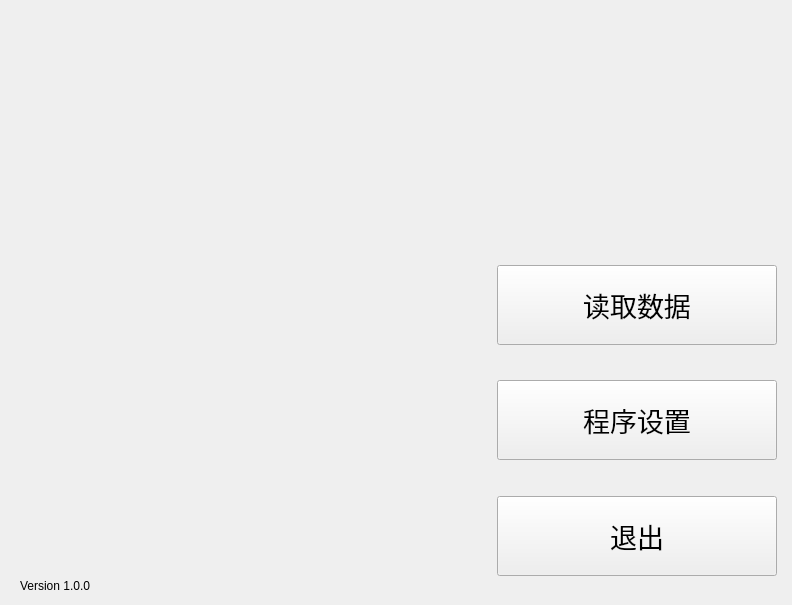
    <widget class="QWidget" name="Start">
     <property name="enabled">
      <bool>true</bool>
     </property>
     <property name="sizePolicy">
      <sizepolicy hsizetype="Preferred" vsizetype="Preferred">
       <horstretch>0</horstretch>
       <verstretch>0</verstretch>
      </sizepolicy>
     </property>
     <widget class="QLabel" name="TitlePic">
      <property name="geometry">
       <rect>
        <x>10</x>
        <y>10</y>
        <width>771</width>
        <height>221</height>
       </rect>
      </property>
      <property name="text">
       <string/>
      </property>
      <property name="pixmap">
       <pixmap>C:/Users/PanHa/Pictures/4d20e27680f5789f91ae9812689939e0db828a58.jpg</pixmap>
      </property>
      <property name="scaledContents">
       <bool>true</bool>
      </property>
     </widget>
     <widget class="QLabel" name="CornerPic">
      <property name="geometry">
       <rect>
        <x>30</x>
        <y>240</y>
        <width>371</width>
        <height>331</height>
       </rect>
      </property>
      <property name="text">
       <string/>
      </property>
      <property name="pixmap">
       <pixmap>C:/Users/PanHa/Pictures/6coctu_fufu.gif</pixmap>
      </property>
      <property name="scaledContents">
       <bool>true</bool>
      </property>
     </widget>
     <widget class="QLabel" name="VersionText">
      <property name="geometry">
       <rect>
        <x>20</x>
        <y>575</y>
        <width>371</width>
        <height>21</height>
       </rect>
      </property>
      <property name="text">
       <string>Version 1.0.0</string>
      </property>
     </widget>
     <widget class="QWidget" name="verticalLayoutWidget">
      <property name="geometry">
       <rect>
        <x>492</x>
        <y>250</y>
        <width>291</width>
        <height>341</height>
       </rect>
      </property>
      <layout class="QVBoxLayout" name="StartButtons">
       <item alignment="Qt::AlignHCenter|Qt::AlignVCenter">
        <widget class="QPushButton" name="ReadDataButton">
         <property name="sizePolicy">
          <sizepolicy hsizetype="Fixed" vsizetype="Fixed">
           <horstretch>0</horstretch>
           <verstretch>0</verstretch>
          </sizepolicy>
         </property>
         <property name="minimumSize">
          <size>
           <width>280</width>
           <height>80</height>
          </size>
         </property>
         <property name="font">
          <font>
           <family>华文彩云</family>
           <pointsize>20</pointsize>
           <bold>false</bold>
          </font>
         </property>
         <property name="text">
          <string>读取数据</string>
         </property>
        </widget>
       </item>
       <item alignment="Qt::AlignHCenter|Qt::AlignVCenter">
        <widget class="QPushButton" name="ProgramSettingButton">
         <property name="sizePolicy">
          <sizepolicy hsizetype="Fixed" vsizetype="Fixed">
           <horstretch>0</horstretch>
           <verstretch>0</verstretch>
          </sizepolicy>
         </property>
         <property name="minimumSize">
          <size>
           <width>280</width>
           <height>80</height>
          </size>
         </property>
         <property name="font">
          <font>
           <family>华文彩云</family>
           <pointsize>20</pointsize>
          </font>
         </property>
         <property name="text">
          <string>程序设置</string>
         </property>
        </widget>
       </item>
       <item alignment="Qt::AlignHCenter|Qt::AlignVCenter">
        <widget class="QPushButton" name="ExitButton">
         <property name="sizePolicy">
          <sizepolicy hsizetype="Fixed" vsizetype="Fixed">
           <horstretch>0</horstretch>
           <verstretch>0</verstretch>
          </sizepolicy>
         </property>
         <property name="minimumSize">
          <size>
           <width>280</width>
           <height>80</height>
          </size>
         </property>
         <property name="font">
          <font>
           <family>华文彩云</family>
           <pointsize>20</pointsize>
          </font>
         </property>
         <property name="text">
          <string>退出</string>
         </property>
        </widget>
       </item>
      </layout>
     </widget>
    </widget>
